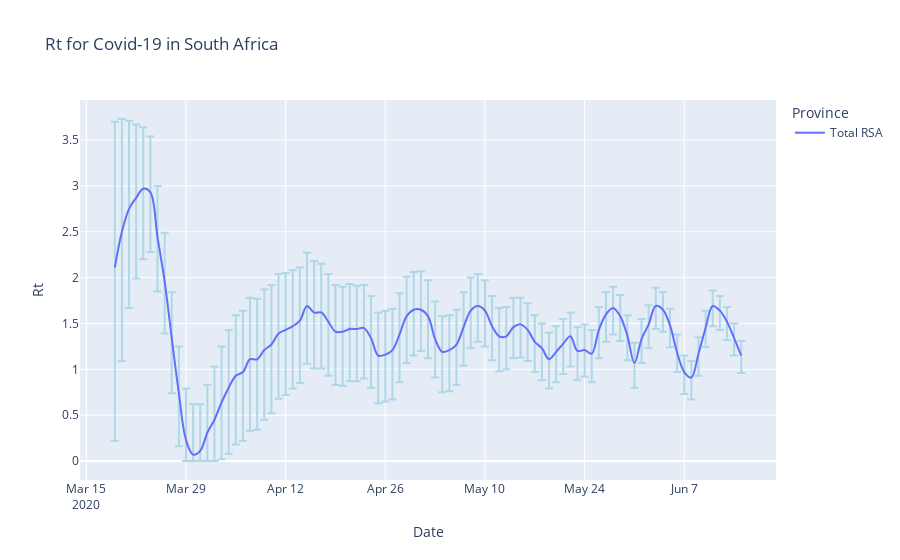

Notebook code for this chart:
### Code cell
fig3 = px.line(state_single, x='Date', y='Rt', color='Province',
              error_y='e_plus', error_y_minus='e_minus',
              title='Rt for Covid-19 in South Africa', line_shape='spline')
fig3.update_traces(hovertemplate=None)
fig3.update_layout(hovermode="x")
fig3['data'][0]['error_y']['color'] = 'lightblue'

fig3.show()
